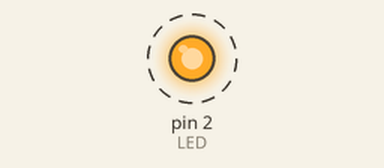
Bench run of a sketch on a simulated Arduino Uno, built with avr-gcc and run on an emulated ATmega328P. On the bench: output pins drawn as LEDs (lit = HIGH). Dashed ring = blinking.

Above: at 0.5 s.
Timing chart, 0 to 4.7 s (numbered marks = the images above):
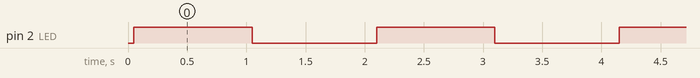

The sketch:

ledblink.ino
```cpp
#define LED 2

void setup() {
  pinMode(LED, OUTPUT);
}

void loop() {
  delay(50);

  digitalWrite(LED, HIGH);
  delay(1000);

  digitalWrite(LED, LOW);
  delay(1000);
}
```

Measured:
- by itself, pin 2 (LED): alternates HIGH for 1.0 s and LOW for 1.1 s
